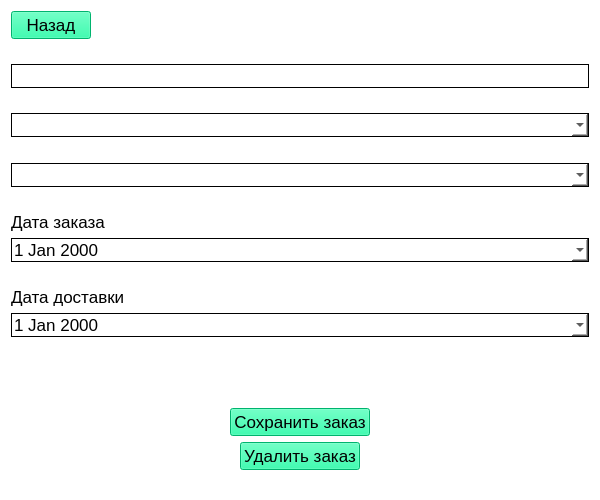
<?xml version="1.0" encoding="UTF-8"?>
<ui version="4.0">
 <class>EditOrderWindow</class>
 <widget class="QWidget" name="EditOrderWindow">
  <property name="geometry">
   <rect>
    <x>0</x>
    <y>0</y>
    <width>600</width>
    <height>500</height>
   </rect>
  </property>
  <property name="minimumSize">
   <size>
    <width>600</width>
    <height>500</height>
   </size>
  </property>
  <property name="windowTitle">
   <string>Редактирование заказа</string>
  </property>
  <property name="styleSheet">
   <string notr="true">QWidget{background-color: #FFFFFF;
font-family: &quot;Times New Roman&quot;;
font-size: 13pt;
color: black}
QLineEdit{
border: 1px solid black;
}
QPushButton{
background-color: #00FA9A
}
QComboBox{
border: 1px solid black;
}
QDateEdit{
border: 1px solid black;
}</string>
  </property>
  <layout class="QVBoxLayout" name="verticalLayout">
   <item>
    <layout class="QVBoxLayout" name="verticalLayout_2">
     <item alignment="Qt::AlignLeft">
      <widget class="QPushButton" name="go_back_btn">
       <property name="text">
        <string>Назад</string>
       </property>
      </widget>
     </item>
     <item>
      <spacer name="verticalSpacer_2">
       <property name="orientation">
        <enum>Qt::Vertical</enum>
       </property>
       <property name="sizeHint" stdset="0">
        <size>
         <width>20</width>
         <height>40</height>
        </size>
       </property>
      </spacer>
     </item>
     <item>
      <widget class="QLineEdit" name="id_le">
       <property name="enabled">
        <bool>false</bool>
       </property>
       <property name="text">
        <string/>
       </property>
       <property name="placeholderText">
        <string/>
       </property>
      </widget>
     </item>
     <item>
      <spacer name="verticalSpacer_4">
       <property name="orientation">
        <enum>Qt::Vertical</enum>
       </property>
       <property name="sizeHint" stdset="0">
        <size>
         <width>20</width>
         <height>40</height>
        </size>
       </property>
      </spacer>
     </item>
     <item>
      <widget class="QComboBox" name="status_cbx"/>
     </item>
     <item>
      <spacer name="verticalSpacer_5">
       <property name="orientation">
        <enum>Qt::Vertical</enum>
       </property>
       <property name="sizeHint" stdset="0">
        <size>
         <width>20</width>
         <height>40</height>
        </size>
       </property>
      </spacer>
     </item>
     <item>
      <widget class="QComboBox" name="pick_up_point_cbx"/>
     </item>
     <item>
      <spacer name="verticalSpacer_6">
       <property name="orientation">
        <enum>Qt::Vertical</enum>
       </property>
       <property name="sizeHint" stdset="0">
        <size>
         <width>20</width>
         <height>40</height>
        </size>
       </property>
      </spacer>
     </item>
     <item>
      <widget class="QLabel" name="label">
       <property name="text">
        <string>Дата заказа</string>
       </property>
      </widget>
     </item>
     <item>
      <widget class="QDateEdit" name="date_order_de">
       <property name="calendarPopup">
        <bool>true</bool>
       </property>
      </widget>
     </item>
     <item>
      <spacer name="verticalSpacer_8">
       <property name="orientation">
        <enum>Qt::Vertical</enum>
       </property>
       <property name="sizeHint" stdset="0">
        <size>
         <width>20</width>
         <height>40</height>
        </size>
       </property>
      </spacer>
     </item>
     <item>
      <widget class="QLabel" name="label_2">
       <property name="text">
        <string>Дата доставки</string>
       </property>
      </widget>
     </item>
     <item>
      <widget class="QDateEdit" name="date_delivery_de">
       <property name="calendarPopup">
        <bool>true</bool>
       </property>
      </widget>
     </item>
     <item>
      <spacer name="verticalSpacer_3">
       <property name="orientation">
        <enum>Qt::Vertical</enum>
       </property>
       <property name="sizeHint" stdset="0">
        <size>
         <width>20</width>
         <height>40</height>
        </size>
       </property>
      </spacer>
     </item>
     <item>
      <widget class="QLabel" name="products_in_order_l">
       <property name="text">
        <string/>
       </property>
       <property name="alignment">
        <set>Qt::AlignCenter</set>
       </property>
      </widget>
     </item>
     <item>
      <spacer name="verticalSpacer">
       <property name="orientation">
        <enum>Qt::Vertical</enum>
       </property>
       <property name="sizeHint" stdset="0">
        <size>
         <width>20</width>
         <height>40</height>
        </size>
       </property>
      </spacer>
     </item>
     <item alignment="Qt::AlignHCenter">
      <widget class="QPushButton" name="save_order_btn">
       <property name="text">
        <string>Сохранить заказ</string>
       </property>
      </widget>
     </item>
     <item alignment="Qt::AlignHCenter">
      <widget class="QPushButton" name="delete_order_btn">
       <property name="text">
        <string>Удалить заказ</string>
       </property>
      </widget>
     </item>
     <item>
      <spacer name="verticalSpacer_11">
       <property name="orientation">
        <enum>Qt::Vertical</enum>
       </property>
       <property name="sizeHint" stdset="0">
        <size>
         <width>20</width>
         <height>40</height>
        </size>
       </property>
      </spacer>
     </item>
    </layout>
   </item>
  </layout>
 </widget>
 <resources/>
 <connections/>
</ui>
